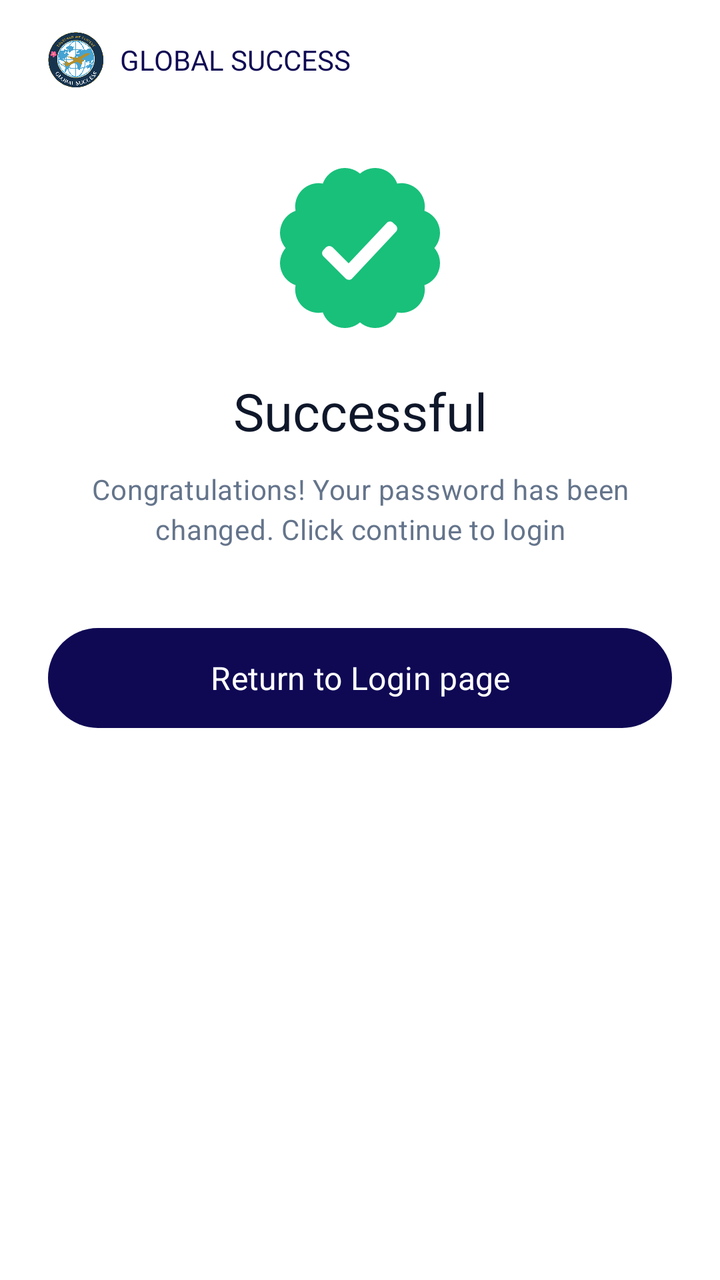
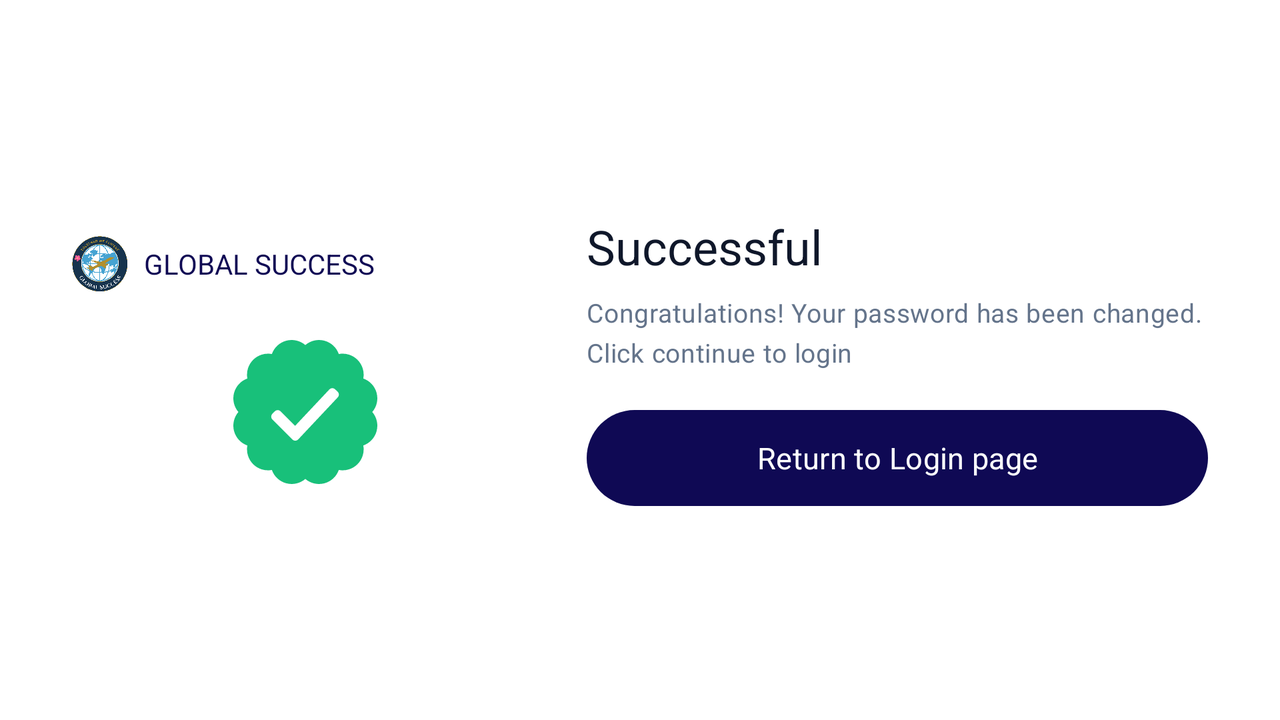

One screen, two layout resources from the same app: the default and the repository's alternative for another configuration. Each is rendered where Android would select it; the XML of both is given below.
<!-- AndroidManifest.xml: application theme Theme.MyApplication -->
<!-- res/layout/activity_password_change_success.xml -->
<?xml version="1.0" encoding="utf-8"?>
<ScrollView xmlns:android="http://schemas.android.com/apk/res/android"
    xmlns:app="http://schemas.android.com/apk/res-auto"
    xmlns:tools="http://schemas.android.com/tools"
    android:id="@+id/main"
    android:layout_width="match_parent"
    android:layout_height="match_parent"
    android:fillViewport="true"
    android:clipToPadding="false"
    android:background="@color/color_surface"
    tools:context=".PasswordChangeSuccessActivity">

    <LinearLayout
        android:layout_width="match_parent"
        android:layout_height="wrap_content"
        android:orientation="vertical"
        android:gravity="center_horizontal"
        android:paddingStart="24dp"
        android:paddingEnd="24dp"
        android:paddingTop="16dp"
        android:paddingBottom="24dp">

        
        <LinearLayout
            android:layout_width="match_parent"
            android:layout_height="wrap_content"
            android:orientation="horizontal"
            android:gravity="center_vertical"
            android:layout_marginBottom="40dp">

            <ImageView
                android:layout_width="28dp"
                android:layout_height="28dp"
                android:adjustViewBounds="true"
                android:scaleType="fitCenter"
                android:src="@drawable/logo"
                android:contentDescription="@string/app_logo_desc" />

            <TextView
                android:layout_width="wrap_content"
                android:layout_height="wrap_content"
                android:layout_marginStart="8dp"
                android:text="@string/brand_name"
                android:textColor="@color/color_primary"
                android:textSize="14sp"
                android:textAppearance="@style/TextAppearance.App.Headline" />
        </LinearLayout>

        
        <ImageView
            android:id="@+id/iv_success_icon"
            android:layout_width="80dp"
            android:layout_height="80dp"
            android:layout_marginBottom="24dp"
            android:adjustViewBounds="true"
            android:scaleType="fitCenter"
            android:src="@drawable/ic_successmark"
            android:contentDescription="@string/success_icon_desc" />

        
        <TextView
            android:id="@+id/tv_success_title"
            android:layout_width="match_parent"
            android:layout_height="wrap_content"
            android:gravity="center"
            android:text="@string/password_change_success_title"
            android:textColor="@color/color_text_primary"
            android:textSize="26sp"
            android:textAppearance="@style/TextAppearance.App.Headline"
            android:layout_marginBottom="12dp" />

        
        <TextView
            android:id="@+id/tv_success_message"
            android:layout_width="match_parent"
            android:layout_height="wrap_content"
            android:gravity="center"
            android:text="@string/password_change_success_message"
            android:textColor="@color/color_text_hint"
            android:textSize="14sp"
            android:textAppearance="@style/TextAppearance.App.Body"
            android:layout_marginBottom="40dp" />

        
        <Button
            android:id="@+id/btn_return_to_login"
            android:layout_width="match_parent"
            android:layout_height="50dp"
            android:layout_marginBottom="16dp"
            android:background="@drawable/bg_welcome_button_primary"
            app:backgroundTint="@null"
            android:elevation="0dp"
            android:stateListAnimator="@null"
            android:text="@string/return_to_login"
            android:textAppearance="@style/TextAppearance.App.CTA"
            android:textColor="@android:color/white"
            android:textSize="16sp" />

    </LinearLayout>
</ScrollView>
<!-- resources referenced by this layout -->
<resources>
  <color name="color_primary">@color/navy_900</color>
  <color name="color_surface">#FFFFFF</color>
  <color name="color_text_hint">@color/slate_500</color>
  <color name="color_text_primary">@color/slate_900</color>
  <string name="app_logo_desc">Application logo</string>
  <string name="brand_name">GLOBAL SUCCESS</string>
  <string name="password_change_success_message">Congratulations! Your password has been changed. Click continue to login</string>
  <string name="password_change_success_title">Successful</string>
  <string name="return_to_login">Return to Login page</string>
  <string name="success_icon_desc">Success icon</string>
  <style name="TextAppearance.App.Body" parent="TextAppearance.Material3.BodyMedium">
          <item name="android:fontFamily">sans-serif</item>
          <item name="android:textStyle">normal</item>
      </style>
  <color name="navy_900">#0F0954</color>
  <color name="slate_500">#64748B</color>
  <color name="slate_900">#0F172A</color>
  <color name="color_background">@color/blue_10</color>
  <color name="color_on_primary">#FFFFFF</color>
  <color name="color_primary_container">@color/blue_10</color>
  <color name="color_secondary">@color/gray_500</color>
  <color name="color_border">@color/gray_border</color>
  <color name="color_error">@color/red_500</color>
  <style name="TextAppearance.App" parent="TextAppearance.Material3.BodyMedium">
          <item name="android:fontFamily">sans-serif</item>
      </style>
  <style name="TextAppearance.App.TitleLarge" parent="TextAppearance.Material3.TitleLarge">
          <item name="android:fontFamily">sans-serif</item>
      </style>
  <style name="TextAppearance.App.Title" parent="TextAppearance.Material3.TitleMedium">
          <item name="android:fontFamily">sans-serif</item>
      </style>
  <style name="TextAppearance.App.TitleSmall" parent="TextAppearance.Material3.TitleSmall">
          <item name="android:fontFamily">sans-serif</item>
      </style>
  <style name="TextAppearance.App.Label" parent="TextAppearance.Material3.LabelMedium">
          <item name="android:fontFamily">sans-serif</item>
      </style>
  <style name="TextAppearance.App.Chip" parent="TextAppearance.Material3.LabelSmall">
          <item name="android:fontFamily">sans-serif</item>
      </style>
  <color name="color_ripple">#1F0F0954</color>
  <color name="color_scrim">#52000000</color>
  <style name="ThemeOverlay.App.BottomSheetDialog" parent="ThemeOverlay.Material3.BottomSheetDialog">
          <item name="bottomSheetStyle">@style/Widget.App.BottomSheet</item>
      </style>
  <color name="blue_10">#E0ECFF</color>
  <color name="gray_500">#6B7280</color>
  <color name="gray_border">#ABABAB</color>
  <color name="red_500">#EF4444</color>
  <dimen name="radius_sm">8dp</dimen>
  <dimen name="radius_md">12dp</dimen>
  <dimen name="radius_lg">16dp</dimen>
  <style name="MaterialAlertDialog.App.Title" parent="MaterialAlertDialog.Material3.Title.Text">
          <item name="android:textAppearance">@style/TextAppearance.App.Title</item>
      </style>
  <style name="MaterialAlertDialog.App.Body" parent="MaterialAlertDialog.Material3.Body.Text">
          <item name="android:textAppearance">@style/TextAppearance.App.Body</item>
      </style>
  <dimen name="button_height">48dp</dimen>
  <color name="selector_button_primary_text">#FFFFFF</color>
  <color name="selector_button_primary_bg">@color/color_primary</color>
  <dimen name="stroke_width">1dp</dimen>
  <style name="TextAppearance.App.Caption" parent="TextAppearance.Material3.BodySmall" />
  <dimen name="elevation_card">2dp</dimen>
  <dimen name="card_padding">12dp</dimen>
  <style name="TextAppearance.App.BottomNav" parent="TextAppearance.Material3.LabelSmall" />
  <dimen name="elevation_bottom_sheet">8dp</dimen>
  <style name="TextAppearance.App.Link" parent="TextAppearance.Material3.BodyMedium" />
  <color name="color_link">@color/navy_900</color>
  <dimen name="space_xs">4dp</dimen>
  <dimen name="radius_xl">24dp</dimen>
  <!-- some entries are left out for length -->
</resources>
<!-- res/layout-land/activity_password_change_success.xml (the repository's variant of the layout above) -->
<!-- drawn on the phone turned sideways -->
<?xml version="1.0" encoding="utf-8"?>
<ScrollView xmlns:android="http://schemas.android.com/apk/res/android"
    xmlns:app="http://schemas.android.com/apk/res-auto"
    xmlns:tools="http://schemas.android.com/tools"
    android:id="@+id/main"
    android:layout_width="match_parent"
    android:layout_height="match_parent"
    android:fillViewport="true"
    android:clipToPadding="false"
    android:background="@color/color_surface"
    tools:context=".PasswordChangeSuccessActivity">

    <LinearLayout
        android:layout_width="match_parent"
        android:layout_height="wrap_content"
        android:orientation="horizontal"
        android:baselineAligned="false"
        android:gravity="center_vertical"
        android:paddingStart="24dp"
        android:paddingEnd="24dp"
        android:paddingTop="16dp"
        android:paddingBottom="16dp">

        
        <LinearLayout
            android:layout_width="0dp"
            android:layout_height="wrap_content"
            android:layout_weight="1"
            android:orientation="vertical"
            android:gravity="center"
            android:paddingStart="12dp"
            android:paddingEnd="12dp">

            <LinearLayout
                android:layout_width="match_parent"
                android:layout_height="wrap_content"
                android:orientation="horizontal"
                android:gravity="center_vertical"
                android:layout_marginBottom="24dp">

                <ImageView
                    android:layout_width="28dp"
                    android:layout_height="28dp"
                    android:adjustViewBounds="true"
                    android:scaleType="fitCenter"
                    android:src="@drawable/logo"
                    android:contentDescription="@string/app_logo_desc" />

                <TextView
                    android:layout_width="wrap_content"
                    android:layout_height="wrap_content"
                    android:layout_marginStart="8dp"
                    android:text="@string/brand_name"
                    android:textColor="@color/color_primary"
                    android:textSize="14sp"
                    android:textAppearance="@style/TextAppearance.App.Headline" />
            </LinearLayout>

            <ImageView
                android:id="@+id/iv_success_icon"
                android:layout_width="72dp"
                android:layout_height="72dp"
                android:adjustViewBounds="true"
                android:scaleType="fitCenter"
                android:src="@drawable/ic_successmark"
                android:contentDescription="@string/success_icon_desc" />
        </LinearLayout>

        
        <LinearLayout
            android:layout_width="0dp"
            android:layout_height="wrap_content"
            android:layout_weight="1.3"
            android:orientation="vertical"
            android:paddingStart="12dp"
            android:paddingEnd="12dp">

            <TextView
                android:id="@+id/tv_success_title"
                android:layout_width="match_parent"
                android:layout_height="wrap_content"
                android:text="@string/password_change_success_title"
                android:textColor="@color/color_text_primary"
                android:textSize="24sp"
                android:textAppearance="@style/TextAppearance.App.Headline"
                android:layout_marginBottom="8dp" />

            <TextView
                android:id="@+id/tv_success_message"
                android:layout_width="match_parent"
                android:layout_height="wrap_content"
                android:text="@string/password_change_success_message"
                android:textColor="@color/color_text_hint"
                android:textSize="13sp"
                android:textAppearance="@style/TextAppearance.App.Body"
                android:layout_marginBottom="20dp" />

            <Button
                android:id="@+id/btn_return_to_login"
                android:layout_width="match_parent"
                android:layout_height="48dp"
                android:background="@drawable/bg_welcome_button_primary"
                app:backgroundTint="@null"
                android:elevation="0dp"
                android:stateListAnimator="@null"
                android:text="@string/return_to_login"
                android:textAppearance="@style/TextAppearance.App.CTA"
                android:textColor="@android:color/white"
                android:textSize="15sp" />

        </LinearLayout>

    </LinearLayout>
</ScrollView>
